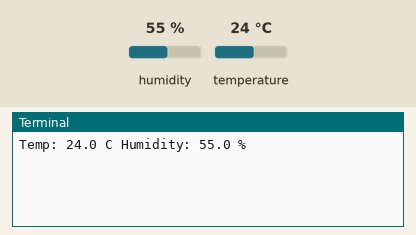
Simulated run of this program. Board: Raspberry Pi (BCM pin numbers). Parts: the last lines printed to the terminal. The test bench sets the inputs (shaded band); at power-on: humidity 55 %, temperature 24 °C.

Above: at 1.2 s.
1.3 s: humidity set to 22 %
At 3.7 s:
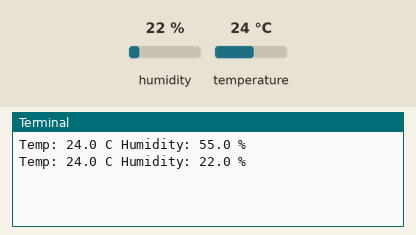
4.7 s: temperature set to 12 °C
At 6.5 s:
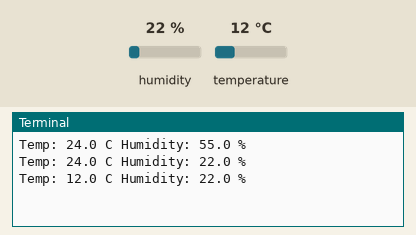
8.1 s: humidity set to 40 %
At 9.4 s:
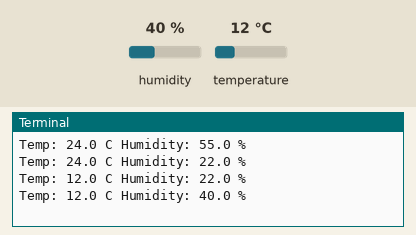
Timing chart, 0 to 11.1 s (numbered marks = the images above; inputs shaded):
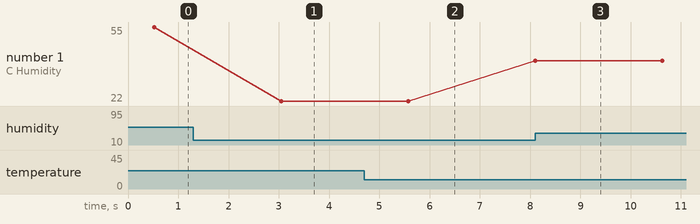

Measured:
- after the input at 1.3 s, the terminal: prints a new line after 1.8 s (image 1)
- after the input at 4.7 s, the terminal: prints a new line after 0.88 s (image 2)
- after the input at 8.1 s, the terminal: prints a new line at once (image 3)
- plotted number 1: 55 → 22 after the input at 1.3 s, 22 → 40 after the input at 8.1 s

The program:

readTemperature.py
```python
#!/usr/bin/python
import sys
import Adafruit_DHT
import time

while True:
    # Sensor value mapping: 11 - DHT-11 ;  22 - DHT-22
    # GPIO Connect: 4 - GPIO04 (Pin#07)
    humidity, templature = Adafruit_DHT.read_retry(22,4)
    print 'Temp: {0:0.1f} C Humidity: {1:0.1f} %'.format(templature, humidity)
    time.sleep(2)
```
